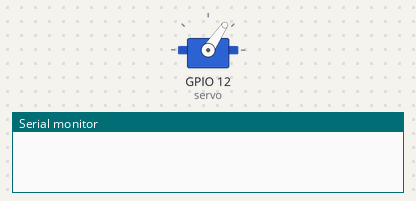
This sketch was run on a simulated ESP32. Shown: servo, the last lines printed to the serial monitor.

Above: at 0.05 s.
At 0.3 s:
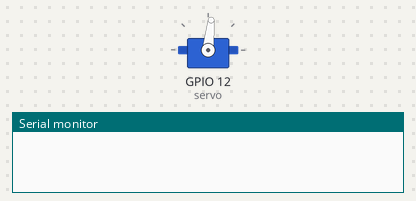
At 0.6 s:
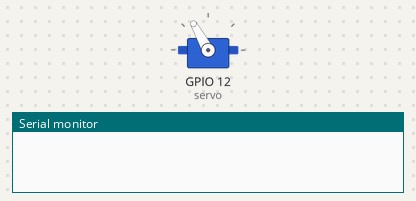
At 0.9 s:
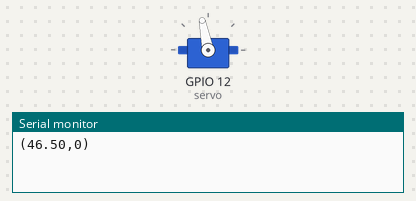
Timing chart, 0 to 3.0 s (numbered marks = the images above):
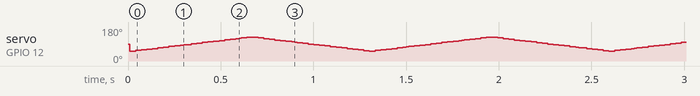

The sketch:

Lidar.ino
```cpp
#include "TOF_Sense.h"
#include <ESP32Servo.h>
extern TOF_Parameter TOF_0;
Servo servo;
volatile float current_angle;
float span = 75.0, step_size = 1.75;
float min_angle = 0, max_angle = 0;
HardwareSerial MySerial(2);  // Use UART2
String dataToSend ;
void setup() {
  Serial.begin(460800);//Initialize the USB serial port baud rate to 115200 初始化USB串口波特率到115200
  TOF_UART.begin(1500000, SERIAL_8N1, TOF_RX_PIN, TOF_TX_PIN);//Initialize the TOF serial port baud rate to 1500000 and specify the pin 初始化TOF串口波特率到921600,并指定引脚
    MySerial.begin(500000, SERIAL_8N1, 5, 4);
  servo.setPeriodHertz(50);
  servo.attach(12);
  min_angle = 0.0 + ((180.0-span)/2.0);
  max_angle = 180.0 - ((180.0-span)/2.0);
  delay(10); // Give time for Serial to connect

  xTaskCreate(
        tof_task,      // Function name of the task
        "tof",   // Name of the task (e.g. for debugging)
        2048,        // Stack size (bytes)
        NULL,        // Parameter to pass
        1,           // Task priority
        NULL         // Task handle
  );
  xTaskCreate(
        servo_task,     // Function name of the task
        "servo",  // Name of the task (e.g. for debugging)
        4096,       // Stack size (bytes)
        NULL,       // Parameter to pass
        2,          // Task priority
        NULL        // Task handle
  );
}

void tof_task(void *parameter){
  while(1){
    TOF_Active_Decoding();//Query and decode TOF data 查询获取TOF数据，并进行解码
    // Serial.print(current_angle);
    // Serial.print(",");
    // Serial.println(TOF_0.dis);
  }
}

void servo_task(void *parameter){
  while(1){
    float min_dist_at_angle = 181;
    uint32_t min_dist = 9999;  // set high starting value

    for (float i = min_angle; i <= max_angle; i += step_size) {
      servo.write(i);
      vTaskDelay(15 / portTICK_PERIOD_MS);  // Allow servo to reach position
      current_angle = i;
      uint32_t current_dist = TOF_0.dis;  // Get stable snapshot

      if (current_dist < min_dist) {
        min_dist = current_dist;
        min_dist_at_angle = current_angle;
      }
    }
    Serial.print("(");
    Serial.print(min_dist_at_angle-6);
    Serial.print(",");
    Serial.print(min_dist);
    Serial.println(")");

       dataToSend = String(min_dist) + "," + String((int)min_dist_at_angle-6)+ "\r\n";

  // Send the data over UART2
  MySerial.print(dataToSend);

    min_dist_at_angle = 181;
    min_dist = 9999;  // set high starting value
    for(float i = max_angle; i >= min_angle; i-=step_size){
      servo.write(i);
      vTaskDelay(15 / portTICK_PERIOD_MS);  // Allow servo to reach position
      current_angle = i;
      uint32_t current_dist = TOF_0.dis;  // Get stable snapshot

      if (current_dist < min_dist) {
        min_dist = current_dist;
        min_dist_at_angle = current_angle;
      }
    }
    Serial.print("(");
    Serial.print(min_dist_at_angle+6);
    Serial.print(",");
    Serial.print(min_dist);
    Serial.println(")");

      dataToSend = String(min_dist) + "," + String((int)min_dist_at_angle+6) + "\r\n";

  // Send the data over UART2
      Serial.println(dataToSend);

  MySerial.print(dataToSend);


  }
}

void loop() {
}
```

TOF_Sense.cpp
```cpp
/*****************************************************************************
 * | File      	:   TOF_Sense.c
 * | Author      :   Waveshare team
 * | Function    :   TOF drive function
 * | Info        :
 *----------------
 * |	This version:   V1.0
 * | Date        :   2024-09-11
 * | Info        :   Basic version
 *
 ******************************************************************************/
#include "TOF_Sense.h"

TOF_Parameter TOF_0;              // Define a structure to store decoded data 定义一个存放解码后数据的结构体
uint8_t count_i = 0, count_j = 0; // Loop count variable 循环计数变量
uint8_t check_sum = 0;            // Checksum 校验和
uint8_t rx_buf[16];               // Serial port receiving array 串口接收数组

/******************************************************************************
function:	Actively acquire TOF data and decode it 主动获取TOF数据，并进行解码
parameter:
Info:
******************************************************************************/
void TOF_Active_Decoding()
{
  if(TOF_UART.available()>0)//如果串口缓存区接收到了数据
  {
    if (TOF_UART.peek() == TOF_FRAME_HEADER) // If it is a frame header, restart the loop count 如果是帧头,则重新开始循环计数
    {
        count_i = 0;
        rx_buf[count_i] = TOF_UART.read(); // Store the read data into a tuple for later decoding 将读取到的数据存入元组中，用于后面解码使用
    }
    else
    {
        rx_buf[count_i] = TOF_UART.read(); // Store the read data into a tuple for later decoding 将读取到的数据存入元组中，用于后面解码使用
    }
    count_i++;//Loop count +1 循环计数+1

    if (count_i > 15)//If the number of received data is greater than 15, the count variable can be cleared and a decoding can be performed. 接收数量大于15,则可以将计数变量清零并进行一次解码
    {
        count_i = 0;
        for (count_j = 0; count_j < 15; count_j++)
        {
            check_sum += rx_buf[count_j]; // Calculate the checksum and take the lowest byte 计算检验和并取最低一个字节
        }
        //Determine whether the decoding is correct 判断解码是否正确
        if ((rx_buf[0] == TOF_FRAME_HEADER) && (rx_buf[1] == TOF_FUNCTION_MARK) && (check_sum == rx_buf[15])) // 如果接收数组第一和第二个元素分别等于TOF_FRAME_HEADER和TOF_FUNCTION_MARK，且算出的校验和的低字节等于协议中的校验和，说明解码正确
        {
            TOF_0.id = rx_buf[3];                                                                                                                                                  // ID of the TOF module TOF 模块的 ID
            TOF_0.system_time = (unsigned long)(((unsigned long)rx_buf[7]) << 24 | ((unsigned long)rx_buf[6]) << 16 | ((unsigned long)rx_buf[5]) << 8 | (unsigned long)rx_buf[4]); // The time after the TOF module is powered on TOF模块上电后经过的时间
            TOF_0.dis = ((float)(((long)(((unsigned long)rx_buf[10] << 24) | ((unsigned long)rx_buf[9] << 16) | ((unsigned long)rx_buf[8] << 8))) / 256));                         // The distance output by the TOF module TOF模块输出的距离
            TOF_0.dis_status = rx_buf[11];                                                                                                                                         // Distance status indication output by TOF module TOF模块输出的距离状态指示
            TOF_0.signal_strength = (unsigned int)(((unsigned int)rx_buf[13] << 8) | (unsigned int)rx_buf[12]);                                                                    // The signal strength output by the TOF module TOF模块输出的信号强度
            TOF_0.range_precision = rx_buf[14];                                                                                                                                    // The repeatability accuracy reference value output by the TOF module is invalid for Type C, Type D and Mini. TOF模块输出的重复测距精度参考值，对于C型,D型和Mini型是无效的
            while (TOF_UART.read()>= 0);//Clear the serial port buffer 清空串口缓存
        }
        else
        {
            printf("Verification failed.\r\n");
        }
    }
    check_sum = 0; //Clear Checksum 清空校验和
  }
}

uint8_t tx_buf[8] = {0x57,0x10,0xff,0xff,0x00,0xff,0xff,0x63};//Query the command with ID 0 查询ID为0的命令


/******************************************************************************
function:	Get TOF data by querying and decoding 通过查询的方式获取TOF数据，并进行解码
parameter:
Info:
******************************************************************************/
void TOF_Inquire_Decoding(uint8_t id)
{
    tx_buf[4] = id;//Add the ID you want to query to the command 将需要查询的ID添加到命令中
    tx_buf[7] = id + 0x63;//Update Checksum 更新校验和
    while (TOF_UART.read()>= 0);//Clear the serial port buffer 清空串口缓存
    TOF_UART.write(tx_buf,8);//Start query 开始查询
    delay(10);//Waiting for the sensor to return data 等待传感器返回数据
    TOF_UART.read(rx_buf,16);//Reading sensor data 读取传感器数据
    for (count_j = 0; count_j < 15; count_j++)
    {
        check_sum += rx_buf[count_j]; // Calculate the checksum and take the lowest byte 计算检验和并取最低一个字节
    }
    //Determine whether the decoding is correct 判断解码是否正确
    if ((rx_buf[0] == TOF_FRAME_HEADER) && (rx_buf[1] == TOF_FUNCTION_MARK) && (check_sum == rx_buf[15])) // 如果接收数组第一和第二个元素分别等于TOF_FRAME_HEADER和TOF_FUNCTION_MARK，且算出的校验和的低字节等于协议中的校验和，说明解码正确
    {
        TOF_0.id = rx_buf[3];                                                                                                                                                  // ID of the TOF module TOF 模块的 ID
        TOF_0.system_time = (unsigned long)(((unsigned long)rx_buf[7]) << 24 | ((unsigned long)rx_buf[6]) << 16 | ((unsigned long)rx_buf[5]) << 8 | (unsigned long)rx_buf[4]); // The time after the TOF module is powered on TOF模块上电后经过的时间
        TOF_0.dis = ((float)(((long)(((unsigned long)rx_buf[10] << 24) | ((unsigned long)rx_buf[9] << 16) | ((unsigned long)rx_buf[8] << 8))) / 256));                         // The distance output by the TOF module TOF模块输出的距离
        TOF_0.dis_status = rx_buf[11];                                                                                                                                         // Distance status indication output by TOF module TOF模块输出的距离状态指示
        TOF_0.signal_strength = (unsigned int)(((unsigned int)rx_buf[13] << 8) | (unsigned int)rx_buf[12]);                                                                    // The signal strength output by the TOF module TOF模块输出的信号强度
        TOF_0.range_precision = rx_buf[14];                                                                                                                                    // The repeatability accuracy reference value output by the TOF module is invalid for Type C, Type D and Mini. TOF模块输出的重复测距精度参考值，对于C型,D型和Mini型是无效的
        if (TOF_0.dis_status == 0)
            printf("Measurement distance is invalid.\r\n");
        else
            printf("Measurement distance is valid.\r\n");
    }
    else
    {
        printf("Verification failed.\r\n");
    }
    check_sum = 0; // Clear Checksum 清空校验和
}
```

TOF_Sense.h
```cpp
#ifndef _TOF_SENSE_H_
#define _TOF_SENSE_H_

#include "Arduino.h"

//Define uart communication pins 定义uart通信引脚
#define TOF_RX_PIN  17
#define TOF_TX_PIN  16

//Redefine serial port name 重定义串口名
#define TOF_UART Serial1

#define TOF_FRAME_HEADER 0x57//定义TOFSense系列和TOFSense-F系列的帧头
#define TOF_FUNCTION_MARK 0x00//定义TOFSense系列和TOFSense-F系列的功能码

typedef struct {
  uint8_t id;//TOF模块的id
  uint32_t system_time;//TOF模块上电后经过的时间，单位：ms
  uint32_t dis;//TOF模块输出的距离，单位：m
  uint8_t dis_status;//TOF模块输出的距离状态指示
  uint16_t signal_strength;//TOF模块输出的信号强度
  uint8_t range_precision;//TOF模块输出的重复测距精度参考值，TOFSense-F系列有效，单位：cm
} TOF_Parameter;//解码后的TOF数据结构体

void TOF_Active_Decoding();
void TOF_Inquire_Decoding(uint8_t id);


#endif
```
